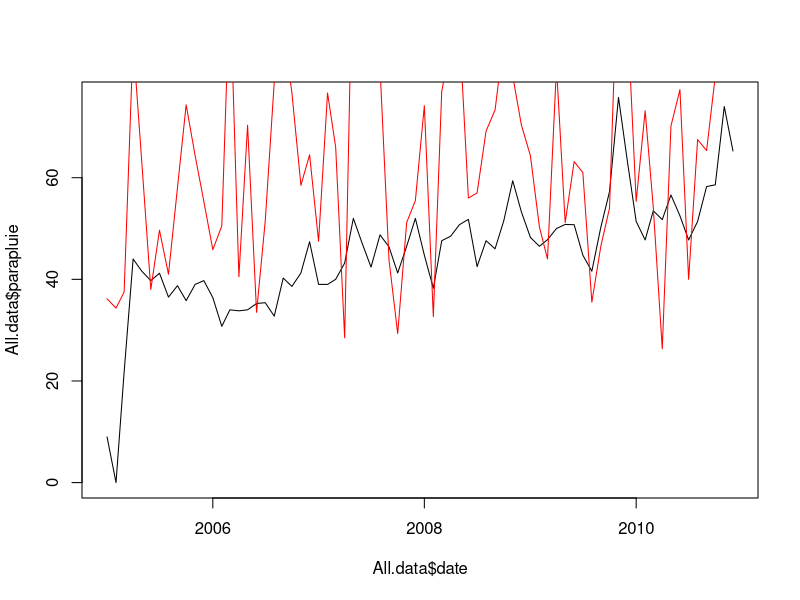
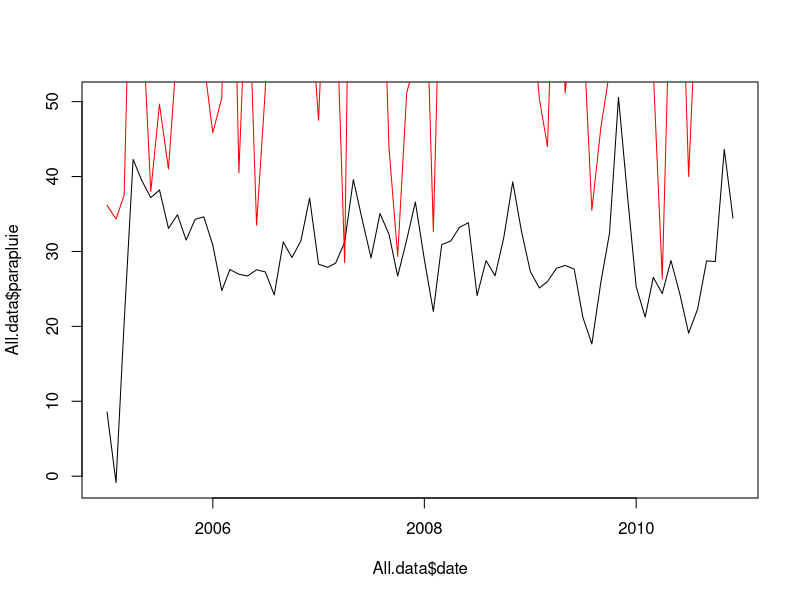
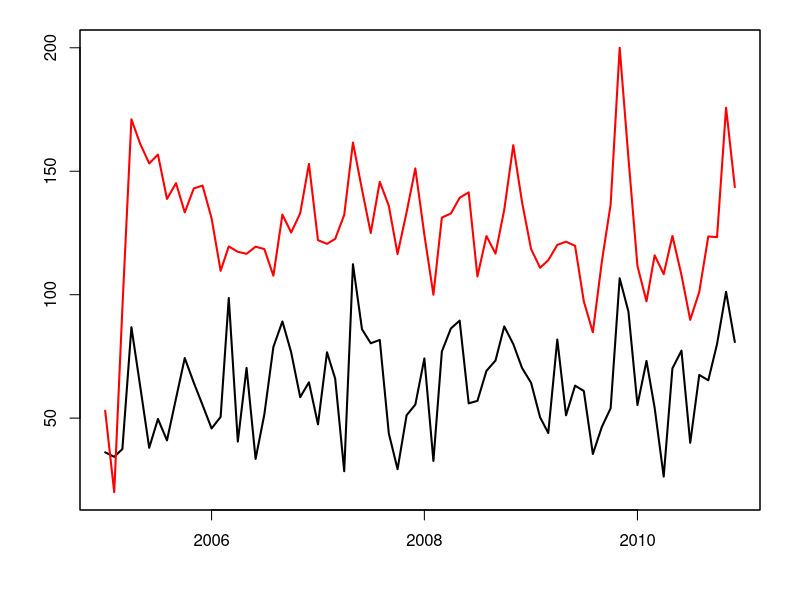

The R script that drew these images, in order: (Note: this script raises an error after producing the figures.)
#
# Linear regressions
#

setwd("~/Dropbox/Teaching/Data4courses/parapluie")

# Load data:
Google         <- read.csv("google_trend_parapluie.csv")
Precipitations <- read.csv("xls_Climatologie1104.csv")

Google$Semaine <- substr(Google$Semaine,1,10)
Google$Semaine <- as.Date(Google$Semaine,"%Y-%m-%d")
Google$mois <- as.integer(format(Google$Semaine,"%m"))
Google$annee <- as.integer(format(Google$Semaine,"%Y"))

Precipitations$Mois <- as.Date(Precipitations$Mois,"%d/%m/%y")
Precipitations$precip <- apply(Precipitations[,2:7],1,mean)

All.data <- data.frame(date = Precipitations$Mois,precip=Precipitations$precip)
N <- dim(All.data)[1]

# Add variable "parapluie" in All.data
All.data$parapluie <- NaN
count <- 0
for(a in 2005:2010){
  for(m in 1:12){
    count <- count + 1
    data.aux <- subset(Google,(annee==a)&(mois==m))
    All.data$parapluie[count] <- mean(as.integer(data.aux$parapluie))
  }
}

plot(All.data$date,All.data$parapluie,type='l')
lines(All.data$date,All.data$precip,col='red')

trend <- 1:N
eq <- lm(All.data$parapluie~All.data$precip + trend)
summary((eq))


# Detrend Google data:
eq.trend <- lm(All.data$parapluie~trend)
detrend.parapluie <- All.data$parapluie - eq.trend$coefficients[2]*trend
All.data$parapluie <- detrend.parapluie

plot(All.data$date,All.data$parapluie,type='l')
lines(All.data$date,All.data$precip,col='red')

eq <- lm(All.data$parapluie~All.data$precip)
summary((eq))


par(mfrow=c(1,1))
par(plt=c(.1,.95,.15,.95))
plot(All.data$date,All.data$precip,lwd=2,type="l",xlab="",ylab="",ylim=c(20,200))
par(new=TRUE)
par(new=TRUE)
plot(All.data$date,All.data$parapluie,lwd=2,col="red",type="l",
     xlab="",ylab="",xaxt="n",yaxt="n")


# Construct monthly dummies:
monthly.dummy <- matrix(0,N,11)
for(i in 1:11){
  aux <- rep(0,12)
  aux[i] <- 1
  aux <- rep(aux,10)
  aux <- aux[1:N]
  monthly.dummy[,i] <- aux
}

# Deseasonalize series:
eq.deseas <- lm(All.data$parapluie~monthly.dummy)
All.data$deseas.parapluie <- eq.deseas$residuals

eq.deseas <- lm(All.data$precip~monthly.dummy)
All.data$deseas.precip <- eq.deseas$residuals


# Illustrate the Frisch Waugh theorem ######
# ================


# Regress parapluie on precip:
eq <- lm(parapluie~precip,data=All.data)
print(summary(eq))

# Regress parapluie on precip (deseasonalized):
eq <- lm(deseas.parapluie~deseas.precip,data=All.data)
print(summary(eq))

# Regress parapluie on precip + dummies:
eq <- lm(parapluie~precip+monthly.dummy,data=All.data)
print(summary(eq))

plot(All.data$nb.deces,type="l")
par(new=TRUE)
plot(All.data$precip,type="l",col="red")
